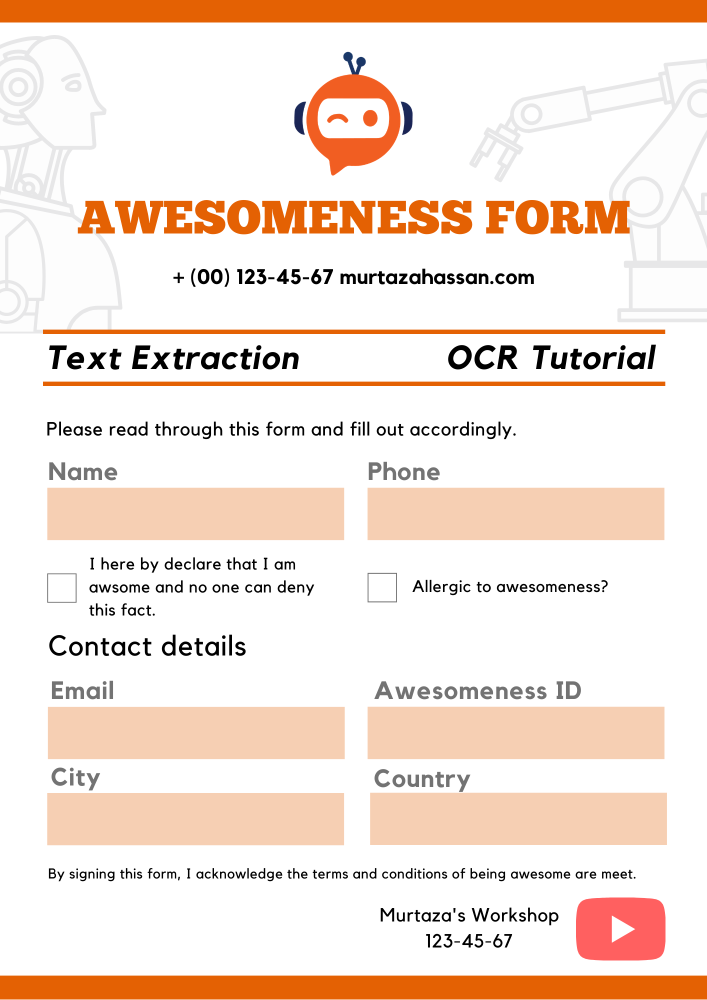
#> input picture Lab/ocr-opencv/Query.png, 1414 x 2000 px (shown at 1/2 size)
$ jupyter execute --allow-errors notebook.ipynb
#> lines starting #> are read from the running program, lines starting #| are printed output that depends on the picture
OCR OpenCV in Forms and Receipts
===

- https://www.murtazahassan.com/ocr-opencv/

[cell 1]
import cv2
import numpy as np
import pytesseract
import os
import matplotlib.pyplot as plt

pytesseract.pytesseract.tesseract_cmd = 'C:\\Program Files\\Tesseract-OCR\\tesseract.exe'

[cell 2]
imgQ = cv2.imread('Query.png')
#> imgQ is the input picture: shape (2000, 1414, 3); mean B, G, R 217.7, 228.5, 245
plt.imshow(imgQ)

plt.show()

[cell 3]
orb = cv2.ORB_create()

[cell 4]
orb = cv2.ORB_create(nfeatures=1000)

[cell 5]
kp1, des1 = orb.detectAndCompute(imgQ, None)
#> kp1 = 1001 keypoints; strongest (x, y, size): (584, 1126, 31), (1107, 1171, 31), (274, 1172, 31), (101, 1753, 31)
imgKp1 = cv2.drawKeypoints(imgQ,kp1,None)

[cell 6]
path ='UserForms'
myPicList = os.listdir(path)
print(myPicList)
print('Total Images {}'.format(len(myPicList)))

[cell 7]
for j,y in enumerate(myPicList):
    img = cv2.imread(path+"/"+y)
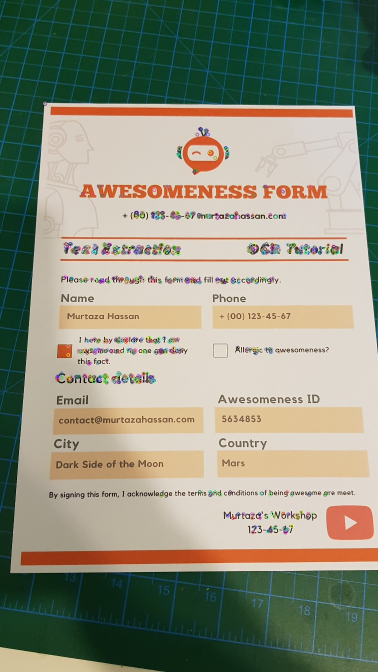
#> input picture Lab/ocr-opencv/UserForms/Keypoints-Test-1.jpg.jpg, 756 x 1344 px (shown at 1/2 size)
#> img is the input picture: shape (1344, 756, 3); mean B, G, R 124.8, 143.5, 141.1

[cell 8]
kp2, des2 = orb.detectAndCompute(img, None)
#> kp2 = 1000 keypoints; strongest (x, y, size): (490, 96, 31), (556, 113, 31), (164, 264, 31), (261, 272, 31)

[cell 9]
imgKp2 = cv2.drawKeypoints(img,kp2,None)
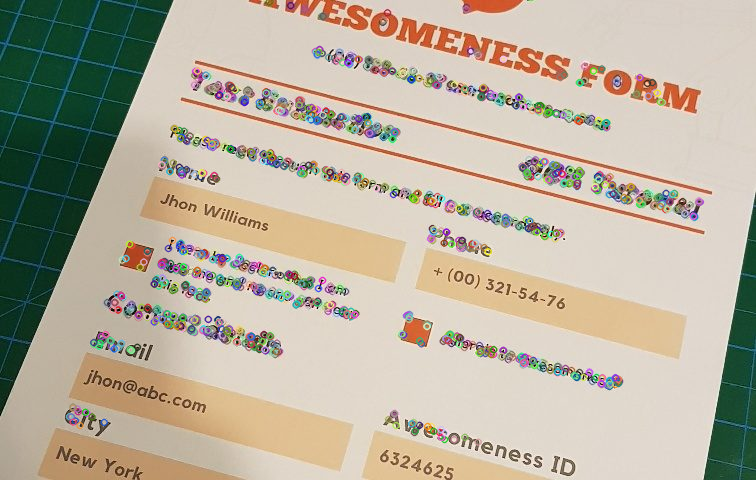
#> imgKp2: shape (480, 756, 3); mean B, G, R 158.7, 176.3, 184.6

[cell 10]
bf = cv2.BFMatcher(cv2.NORM_HAMMING)
matches = bf.match(des2, des1)
#> matches = 1000 matches

#> (a cell that did not finish here is left out)

#> (a cell that did not finish here is left out)

[cell 13]
h, w = imgQ.shape[:2]
#> h = 2000; w = 1414
#> (the rest of this cell did not finish here and is left out)

#> (a cell that did not finish here is left out)

[cell 15]
myData = []
print(

"""
This script allows to collect raw points from an image.
The inputs are two mouse clicks one in the 0,0 position and
the second in (w,h)/diagonal position of a rectangle.
Once a rectangle is selected the user is asked to enter the type
and the Name:
Type can be 'text' or 'box'
Name can be anything
"""
)

[cell 16]
import cv2
import random

path= 'Query.png'
scale = 0.4

circles = []
counter = 0
counter2 = 0
point1=[]
point2=[]
myPoints = []
myColor=[]
def mousePoints(event,x,y,flags,params):
    global counter,point1,point2,counter2,circles,myColor
    if event == cv2.EVENT_LBUTTONDOWN:
        if counter==0:
            point1=int(x//scale),int(y//scale);
            counter +=1
            myColor = (random.randint(0,2)*200,random.randint(0,2)*200,random.randint(0,2)*200 )
        elif counter ==1:
            point2=int(x//scale),int(y//scale)
            type = input('Enter Type')
            name = input ('Enter Name ')
            myPoints.append([point1,point2,type,name])
            counter=0
        circles.append([x,y,myColor])
        counter2 += 1
img = cv2.imread(path)
img = cv2.resize(img, (0, 0), None, scale, scale)
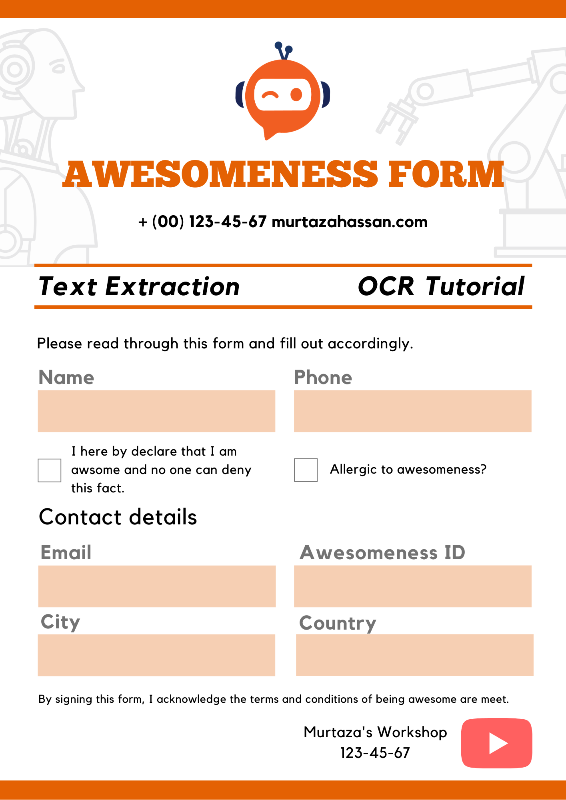
#> img: shape (800, 566, 3); mean B, G, R 217.7, 228.4, 245

[cell 17]
while True:
    # To Display points
    for x,y,color in circles:
        cv2.circle(img,(x,y),3,color,cv2.FILLED)
    cv2.imshow("Original Image ", img)
    cv2.setMouseCallback("Original Image ", mousePoints)
    if cv2.waitKey():
#> (key Esc is pressed here)
        print(myPoints)
        break
